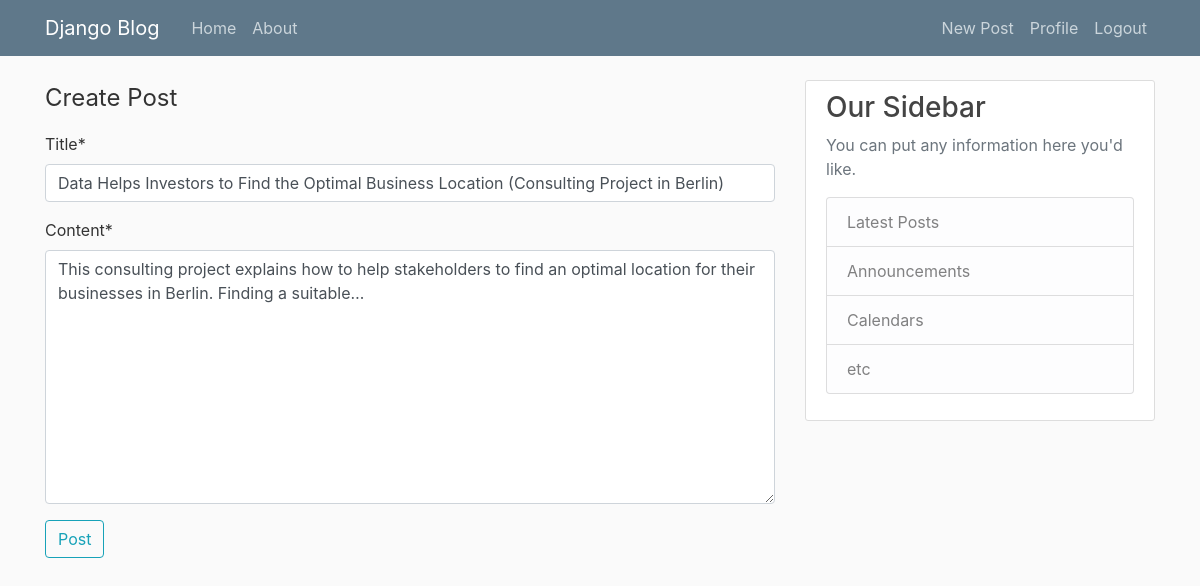
Page /post/2/update/ (signed in) on the committed database.
### blog/models.py (models this page shows, shortened)
class Post(models.Model):
  title = models.CharField(max_length=100)
  content = models.TextField()
  date_posted = models.DateTimeField(default=timezone.now)
  author = models.ForeignKey(to=User, on_delete= models.CASCADE)

### blog/views.py (the view, shortened to what this page needs)
# urls.py: path('post/<int:pk>/update/', PostUpdateView.as_view(), name = 'post-update' ),
class PostUpdateView(LoginRequiredMixin, UserPassesTestMixin, UpdateView):
  model = Post
  fields = ['title', 'content']
  def test_func(self):
    post = self.get_object()
    if self.request.user == post.author:
      return True
    else:
      return False

### blog/templates/blog/post_form.html (shortened to what this page needs)
 {% extends "blog/base.html" %}
{% load crispy_forms_tags %}
{% block content %}
   <div class="contet-section">
     <form method="post">
        <fieldset class="field-group">
          <legend class="form-group">Create Post</legend>
          {{form | crispy}}
        </fieldset>
        <div class="form-group">
          <button class="btn btn-outline-info" type="submit"> Post</button>
        </div>
     </form>
   </div>
{% endblock content %}

### blog/static/blog/main.css (style rules this page uses)
body { background: #fafafa; color: #333333; margin-top: 5rem; }

### rows in the picture
Post: title "Data Helps Investors to Find the Optimal Business Location (Consulting Project in Berlin)", content "This consulting project explains how to help stakeholders to find an optimal location for their businesses in Berlin. Finding a suitable…"
